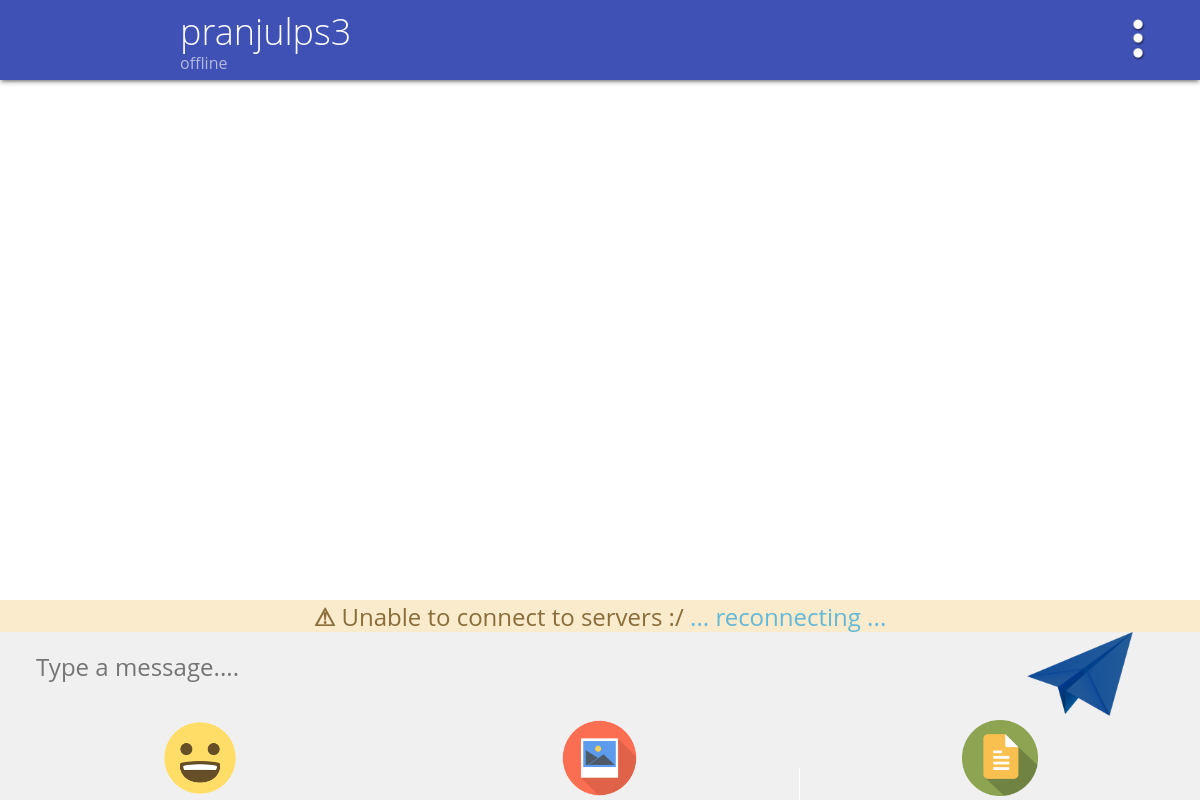
/chat/1/ (signed in), run on an earlier commit of the app's database.
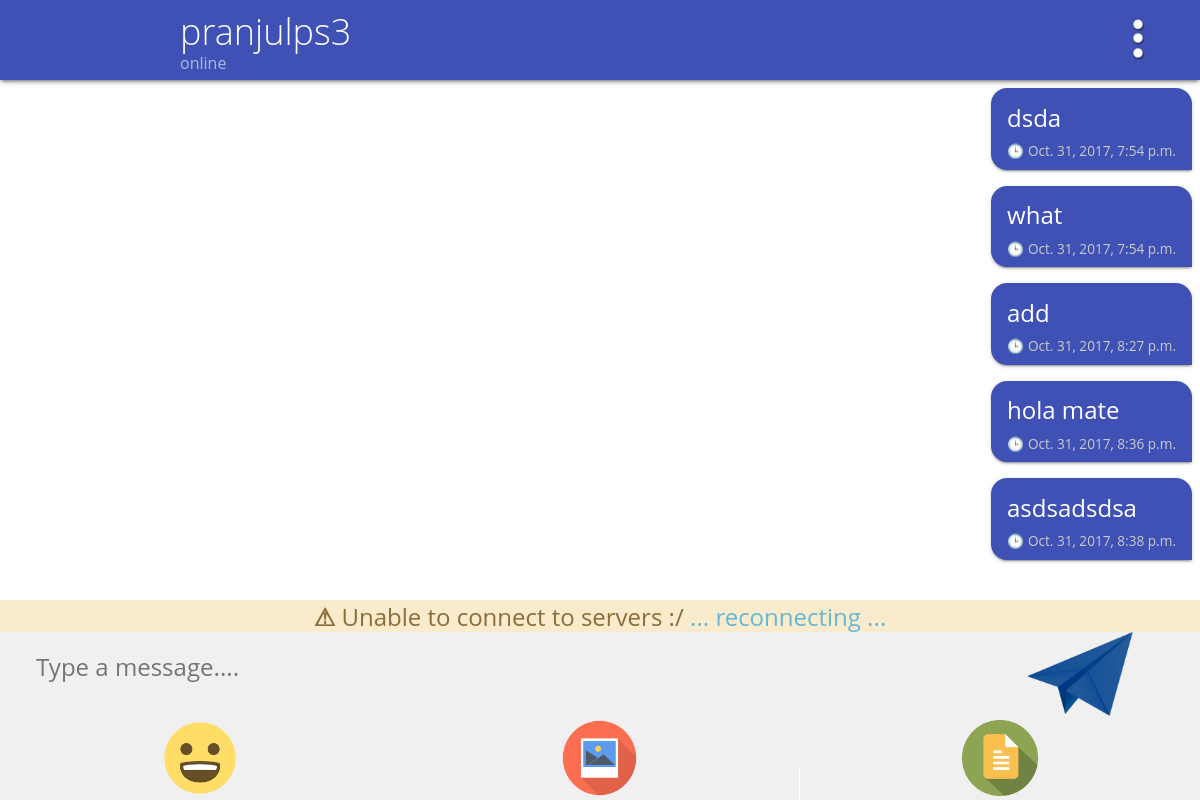
And on a later commit of the database.
### chat_messages/models.py (models this page shows, shortened)
class Message(models.Model):
	message = models.TextField(blank=True)
	files = models.ManyToManyField(Attachment, related_name = "attached_to", blank=True)
	images = models.ManyToManyField(MessageImage, related_name = "related_to", blank=True)
	""" seen field to store if seen or not """
	seen = models.BooleanField(default=False)
	recipient = models.ForeignKey(User, related_name = "recieved_messages")
	sender = models.ForeignKey(User, related_name = "sent_messages")
	timestamp = models.DateTimeField(auto_now=True)

### chat_messages/views.py (the view)
# urls.py: url(r'^(?P<id>\d+)/$', base, name = "chat"),
def base(request, id):
	recipient = get_object_or_404(User, id=id)
	form = MessageForm(initial={}, recipient=recipient)
	mymessages = Message.objects.filter(sender=request.user, recipient=recipient)
	tomessages = Message.objects.filter(sender=recipient, recipient=request.user)
	messages = tomessages.union(mymessages)
	last_id = -1
	cnt = messages.count()
	recent = -1
	if cnt>=50:
		messages = messages.order_by('timestamp')[cnt-49:cnt]
		last_id = messages[0].id
		recent = messages[49].id
	else:
		if cnt != 0:
			recent = messages[cnt-1].id
		messages = messages.order_by('timestamp')
	context = {
	'form': form,
	'recipient':recipient,
	'messages':messages,
	'last_id':last_id,
	'recent':recent,
	'is_view':True,
	}
	return render(request, 'message_channels/chat.html', context)

### chat_messages/forms.py
class MessageForm(ModelForm):
	def __init__(self, *args, **kwargs):
		rec = kwargs.pop('recipient',{})
		initial = kwargs.get('initial', {})
		initial['recipient'] = rec
		kwargs['initial'] = initial
		super(MessageForm, self).__init__(*args, **kwargs)
	class Meta:
		model = Message
		fields = ['recipient']

### chat_messages/templatetags/chat_tags.py (called while the page is built)
def get_message(message, user):
	sender = False
	if message.sender == user:
		sender = True
	return {
	'message':message,
	'sender':sender,
	}

def get_headers():
	return {}

def get_footers():
	return {}

### templates/message_channels/chat.html (shortened to what this page needs)
{% load static %}
{% load chat_tags %}
{% if is_view %}
	{% get_headers %}
{% endif %}
	<div class="menu" data="{{ recipient.id }}" id="chat-menu-{{ recipient.id }}">
	        <div class="name">{{ recipient.username }}</div>
	        <div class="last">{% if recipient.chatprofile.online %}online{% else %}offline{% endif %}</div>
        <button class="chat-menu wave sharp transparent button" data="{{ recipient.id }}" id="chat-menu-{{ recipient.id }}" style="padding:0px;width: 10%;font-size: 4vh;height: 100%;color: white;margin-left: 90%;" ><img style="height: 100%;max-width:100%;overflow: hidden;align-self: center;" src="{% static 'img/menu.png' %}"></button>
    </div>
    <ol class="chat scroll" id="chat-{{ recipient.id }}" data="{{ recipient.id }}" action="{% url 'rebase' recipient.id %}" recent="{{ recent }}">
    	{% for message in messages %}
    		{% get_message message request.user %}
    	{% endfor %}
    </ol>
    <form class = "message-form message-form-{{ recipient.id }}" style="background-color: #f1f0f1;" data="{{ recipient.id }}" id="message-form" action="{% url 'send_message' %}" enctype="multipart/form-data">
    	<div class="chat-error" data="{{ recipient.id }}" id="chat-error-{{ recipient.id }}" style="display:none;margin-top:-4vh; font-size: 3vh;z-index:99;color: #8a6d3b;background-color: #faebcc;height:4vh;text-align: center;">
    		<b>⚠ </b>
    		<p style="display:inline;" class="chat-error-text" id="chat-error-text-{{ recipient.id }}">error</p>
    		<a id="reconnect" style="display:inline;cursor: pointer;"> ... reconnecting ...</a>
    	</div>
	    <div class="chat-input-div">
	    	<textarea class="chat-input scroll" data="{{ recipient.id }}" id="chat-input-{{ recipient.id }}" rows=1 name="message" type="text" placeholder="Type a message...."></textarea>
	    	<button style="padding:0px;background-color: #f1f0f1;" type="submit" class="send button transparent filled wave sharp"><img style="height: 100%;max-width:100%;z-index: 10;" src="{% static 'img/chat_send.png' %}"></button>
		</div>
	    <div class="chat-input-div">
	    	<button type="button" id="emoji" data="{{ recipient.id }}" class="chat-emoji-btn tri-button button transparent wave sharp" style="padding:0px;background-color: #f1f0f1;float: left;"><img style="height: 90%;" src="{% static 'img/emoji.png' %}"></button>
	    	<button type="button" id="image-input-button" style="padding:0px;margin:0px;background-color: #f1f0f1;" data="{{ recipient.id }}" class="chat-image-btn tri-button button transparent wave sharp"><img style="height: 90%;" src="{% static 'img/chat_image.png' %}"><p style="float:right;display: none;margin-right: 10%;" id="img-count-{{recipient.id}}"></p></button>
	    	<button type="button" id="file-input-button" data="{{ recipient.id }}" class="chat-file-btn tri-button button transparent wave sharp" style="background-color: #f1f0f1;padding:0px;float: right;"><img style="height: 90%;" src="{% static 'img/chat_file.png' %}"><p style="float:right;display: none;margin-right: 10%;" id="file-count-{{ recipient.id }}"></p></button>
	    </div>
    </form>

### templates/message_channels/headers.html (shortened to what this page needs)
{% load static %}
<link rel="stylesheet" type="text/css" href="{% static 'css/vayu.css' %}">

### templates/message_channels/reply.html (shortened to what this page needs)
{% load static %}
<li class="{% if sender %}self{% else %}other{% endif %}" id="message-{{ message.id }}">
	<div class="msg">
		<p>{{ message.message | linebreaks }}</p>
		<time>{{ message.timestamp }}</time>
	</div>
</li>

### templates/message_channels/footers.html (shortened to what this page needs)
{% load static %}

### chat_messages/static/css/vayu.css (style rules this page uses)
* { font-family:'Open Sans', sans-serif; text-shadow: rgba(0,0,0,.01) 0 0 1px; -webkit-font-smoothing: antialiased; }
.button { padding:1em; padding-top: 0.6em; padding-bottom: 0.5em; color: var(--color-purple); border: 0.1em solid var(--color-purple); background-color: rgba(0, 0, 0, 0); border-radius: 0.3em; font-weight: 700; font-size: 1em; outline: none; transition: color,background-color .15s ease-in-out; }
.filled.button { border-radius: 0.15em; padding:1.1em; padding-top: 0.7em; padding-bottom: 0.6em; color: white; background-color: var(--color-purple); border: 0px solid; }
.transparent.button { border: 0px solid; color: var(--color-purple); background-color: rgba(0,0,0,0); }
.sharp.button { border-radius: 0px; }
.menu .transparent.button { padding: 1em; padding-bottom: 0.6em; padding-top: 0.6em; }
a { color: rgba(82,179,217,0.9); }
.menu { position: relative; top: 0px; left: 0px; right: 0px; width: 100%; cursor: pointer; height: 10%; background: var(--color-blue); z-index: 100; -webkit-touch-callout: none; -webkit-user-select: none; -moz-user-select: none; -ms-user-select: none; box-shadow: 0 3px 4px 0 rgba(0, 0, 0, 0.14), 0 1px 8px 0 rgba(0, 0, 0, 0.12), 0 3px 3px -2px rgba(0, 0, 0, 0.4); }
.name { position: absolute; bottom: 30%; left: 15%; font-size: 25px; font-size: 4.5vh; font-weight: 300; color: rgba(255,255,255,0.98); cursor: default; }
.last { position: absolute; bottom:7%; margin-left: 15%; font-size: 11px; font-size: 2vh; font-weight: 400; color: rgba(255,255,255,0.6); cursor: default; }
.chat { list-style: none; background: none; margin: 0; padding: 0 0 4vh 0; height: 65%; overflow-y: scroll; }
.chat li { padding: 0.5rem; overflow-y: hidden; display: flex; }
.self { justify-content: flex-end; align-items: flex-end; }
.self .msg { order: 1; background-color: var(--color-blue); border-bottom-right-radius: 0px; box-shadow: 0 2px 2px 0 rgba(0, 0, 0, 0.14), 0 1px 5px 0 rgba(0, 0, 0, 0.12), 0 3px 1px -2px rgba(0, 0, 0, 0.2); }
.self .msg p { color: white; }
.msg { min-width: 50px; padding: 2vh; padding-top: 1.2vh; overflow-wrap: break-word; padding-bottom: 1.2vh; border-radius: 2vh; box-shadow: 0 2px 2px 0 rgba(0, 0, 0, 0.14), 0 1px 5px 0 rgba(0, 0, 0, 0.12), 0 3px 1px -2px rgba(0, 0, 0, 0.2); }
.msg p { font-size: 3vh; margin: 0 0 0.2rem 0; color: #777; }
.msg time { font-size: 1.7vh; color: #ccc; margin-top: 0.5vh; float: right; cursor: default; -webkit-touch-callout: none; -webkit-user-select: none; -moz-user-select: none; -ms-user-select: none; }
.msg time:before { content:"🕒"; color: #ddd; display: inline-block; margin-right: 4px; }
.chat-input-div { position: relative; height: 50%; width: 100%; bottom: 0px; left: 0px; right: 0px; display: inline-block; }
textarea.chat-input { width: 80%; height: 100%; background: #f1f0f1; border: none; outline: none; padding-top: 1.5%; margin: 0px; float: left; padding-left: 3%; padding-right: 2%; font-size: 3vh; color: #666; resize: none; }
.send { width: 20%; right: 0px; height: 100%; font-size: 2.8vh; }
.tri-button { width: 33.3%; height: 100%; font-size: 2.8vh; color: grey !important; transition: 0.2s ease-in; }
#message-form { height: 21%; margin: 0px; padding: 0px; bottom: 0px; border: none; }

What changed in the data, as far as the page shows it:
added Message: message "dsda", timestamp "Oct. 31, 2017, 7:54 p.m."
added Message: message "what", timestamp "Oct. 31, 2017, 7:54 p.m."
added Message: message "add", timestamp "Oct. 31, 2017, 8:27 p.m."
added Message: message "hola mate", timestamp "Oct. 31, 2017, 8:36 p.m."
added Message: message "asdsadsdsa", timestamp "Oct. 31, 2017, 8:38 p.m."
Also different on the page:
text no longer shown: "offline"
text now shown: "online"
